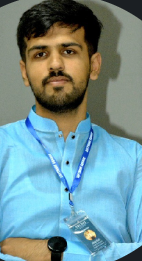
#> input picture Try/img/img.png, 142 x 261 px
$ python 4_img_transformations.py
#> lines starting #> are read from the running program, lines starting #| are printed output that depends on the picture
import cv2 as cv
import numpy as np

img = cv.imread('img/img.png')
#> img is the input picture: shape (261, 142, 3); mean B, G, R 149.6, 145.8, 113.8


def translate(image, x, y):
    """Translates an image along the given x and y in pixels.
    -x for left, -y for up, +x for right, +y for down
    """
#> called with x = 100, y = 100
    M = np.float32([
        [1, 0, x],
        [0, 1, y]
    ])
    dsize = (image.shape[1], image.shape[0])    # height * width
#> dsize = (142, 261)
    return cv.warpAffine(image, M, dsize)
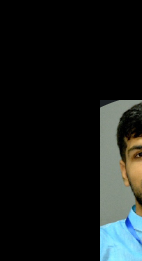
#> returned value: shape (261, 142, 3); mean of channels 0, 1, 2 24.6, 25.3, 21.4; drawn as B, G, R


translated = translate(img, 100, 100)
# cv.imshow('Translated image', translated)


def rotate(image, angle, rot_point=None):
    """Rotates an image"""
#> called with angle = 45
    height, width = image.shape[:2]
#> height = 261; width = 142
    dsize = (height, width)
#> dsize = (261, 142)

    if rot_point is None:
        rot_point = (height//2, width//2)
#> rot_point = (130, 71)

    M = cv.getRotationMatrix2D(rot_point, angle, scale=1.0)   # we are not interested in scaling the image so 1.0
    return cv.warpAffine(image, M, dsize)
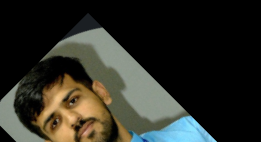
#> returned value: shape (142, 261, 3); mean of channels 0, 1, 2 37.4, 44.9, 44.8; drawn as B, G, R


rotated = rotate(img, 45)
# cv.imshow('Rotated image', rotated)

# FLIPPING THE IMAGE
"""0 for vertical, 1 for horizontal, and -1 for both"""
flip_vertical = cv.flip(img, 0)
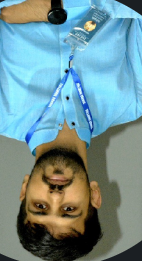
#> flip_vertical: shape (261, 142, 3); mean B, G, R 149.6, 145.8, 113.8
# cv.imshow('Vertical Flipped', flip_vertical)
flip_horizontal = cv.flip(img, 1)
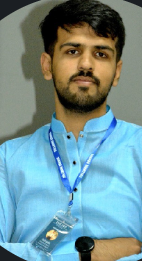
#> flip_horizontal: shape (261, 142, 3); mean B, G, R 149.6, 145.8, 113.8
# cv.imshow('Horizontal Flipped', flip_horizontal)
flip_both = cv.flip(img, -1)
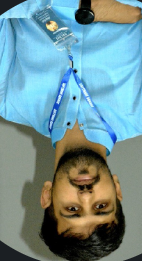
#> flip_both: shape (261, 142, 3); mean B, G, R 149.6, 145.8, 113.8
# cv.imshow('Both Flipped', flip_both)

cv.waitKey(0)
